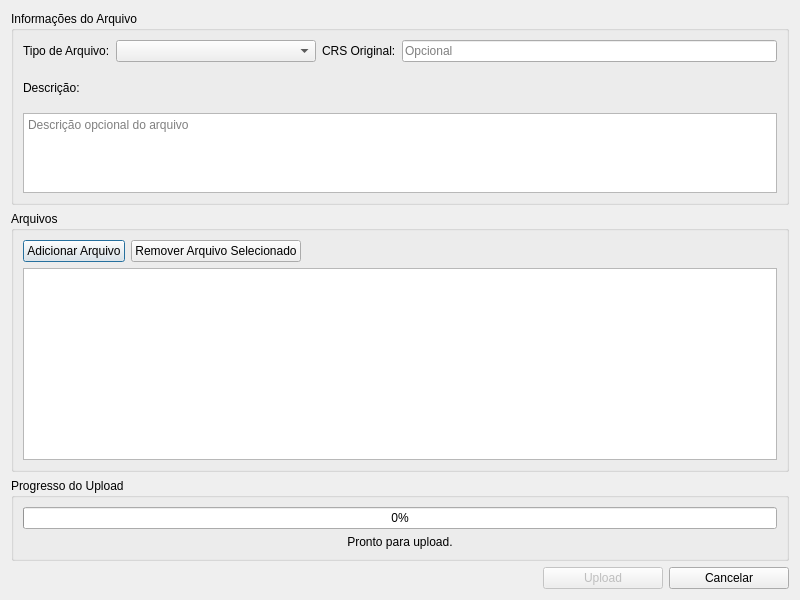
<?xml version="1.0" encoding="UTF-8"?>
<!-- Path: gui\informacao_produto\add_files_to_version_dialog.ui -->
<ui version="4.0">
 <class>AddFilesToVersionDialog</class>
 <widget class="QDialog" name="AddFilesToVersionDialog">
  <property name="geometry">
   <rect>
    <x>0</x>
    <y>0</y>
    <width>800</width>
    <height>600</height>
   </rect>
  </property>
  <property name="windowTitle">
   <string>Adicionar Arquivos à Versão</string>
  </property>
  <layout class="QVBoxLayout" name="verticalLayout">
   <item>
    <widget class="QGroupBox" name="fileInfoGroupBox">
     <property name="title">
      <string>Informações do Arquivo</string>
     </property>
     <layout class="QVBoxLayout" name="verticalLayout_2">
      <item>
       <layout class="QHBoxLayout" name="horizontalLayout">
        <item>
         <widget class="QLabel" name="tipoArquivoLabel">
          <property name="text">
           <string>Tipo de Arquivo:</string>
          </property>
         </widget>
        </item>
        <item>
         <widget class="QComboBox" name="tipoArquivoComboBox">
          <property name="minimumSize">
           <size>
            <width>200</width>
            <height>0</height>
           </size>
          </property>
         </widget>
        </item>
        <item>
         <widget class="QLabel" name="crsLabel">
          <property name="text">
           <string>CRS Original:</string>
          </property>
         </widget>
        </item>
        <item>
         <widget class="QLineEdit" name="crsLineEdit">
          <property name="placeholderText">
           <string>Opcional</string>
          </property>
         </widget>
        </item>
       </layout>
      </item>
      <item>
       <widget class="QLabel" name="descriptionLabel">
        <property name="text">
         <string>Descrição:</string>
        </property>
       </widget>
      </item>
      <item>
       <widget class="QTextEdit" name="descriptionTextEdit">
        <property name="maximumSize">
         <size>
          <width>16777215</width>
          <height>80</height>
         </size>
        </property>
        <property name="placeholderText">
         <string>Descrição opcional do arquivo</string>
        </property>
       </widget>
      </item>
     </layout>
    </widget>
   </item>
   <item>
    <widget class="QGroupBox" name="filesGroupBox">
     <property name="title">
      <string>Arquivos</string>
     </property>
     <layout class="QVBoxLayout" name="verticalLayout_3">
      <item>
       <layout class="QHBoxLayout" name="horizontalLayout_2">
        <item>
         <widget class="QPushButton" name="addFileButton">
          <property name="text">
           <string>Adicionar Arquivo</string>
          </property>
         </widget>
        </item>
        <item>
         <widget class="QPushButton" name="removeFileButton">
          <property name="text">
           <string>Remover Arquivo Selecionado</string>
          </property>
         </widget>
        </item>
        <item>
         <spacer name="horizontalSpacer">
          <property name="orientation">
           <enum>Qt::Horizontal</enum>
          </property>
          <property name="sizeHint" stdset="0">
           <size>
            <width>40</width>
            <height>20</height>
           </size>
          </property>
         </spacer>
        </item>
       </layout>
      </item>
      <item>
       <widget class="QTableWidget" name="filesTable">
        <property name="selectionBehavior">
         <enum>QAbstractItemView::SelectRows</enum>
        </property>
       </widget>
      </item>
     </layout>
    </widget>
   </item>
   <item>
    <widget class="QGroupBox" name="progressGroupBox">
     <property name="title">
      <string>Progresso do Upload</string>
     </property>
     <layout class="QVBoxLayout" name="verticalLayout_4">
      <item>
       <widget class="QProgressBar" name="progressBar">
        <property name="value">
         <number>0</number>
        </property>
       </widget>
      </item>
      <item>
       <widget class="QLabel" name="statusLabel">
        <property name="text">
         <string>Pronto para upload.</string>
        </property>
        <property name="alignment">
         <set>Qt::AlignCenter</set>
        </property>
       </widget>
      </item>
     </layout>
    </widget>
   </item>
   <item>
    <layout class="QHBoxLayout" name="horizontalLayout_3">
     <item>
      <spacer name="horizontalSpacer_2">
       <property name="orientation">
        <enum>Qt::Horizontal</enum>
       </property>
       <property name="sizeHint" stdset="0">
        <size>
         <width>40</width>
         <height>20</height>
        </size>
       </property>
      </spacer>
     </item>
     <item>
      <widget class="QPushButton" name="uploadButton">
       <property name="enabled">
        <bool>false</bool>
       </property>
       <property name="minimumSize">
        <size>
         <width>120</width>
         <height>0</height>
        </size>
       </property>
       <property name="text">
        <string>Upload</string>
       </property>
      </widget>
     </item>
     <item>
      <widget class="QPushButton" name="cancelButton">
       <property name="minimumSize">
        <size>
         <width>120</width>
         <height>0</height>
        </size>
       </property>
       <property name="text">
        <string>Cancelar</string>
       </property>
      </widget>
     </item>
    </layout>
   </item>
  </layout>
 </widget>
 <resources/>
 <connections/>
</ui>
